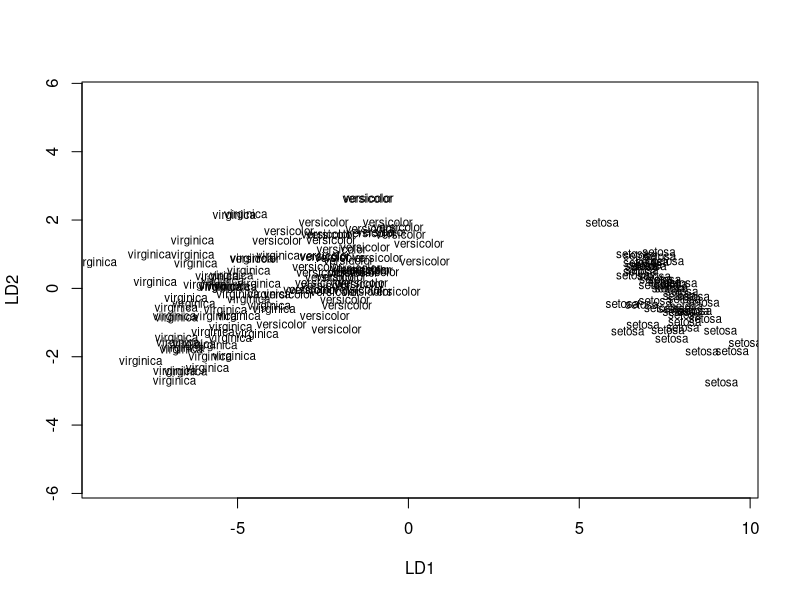
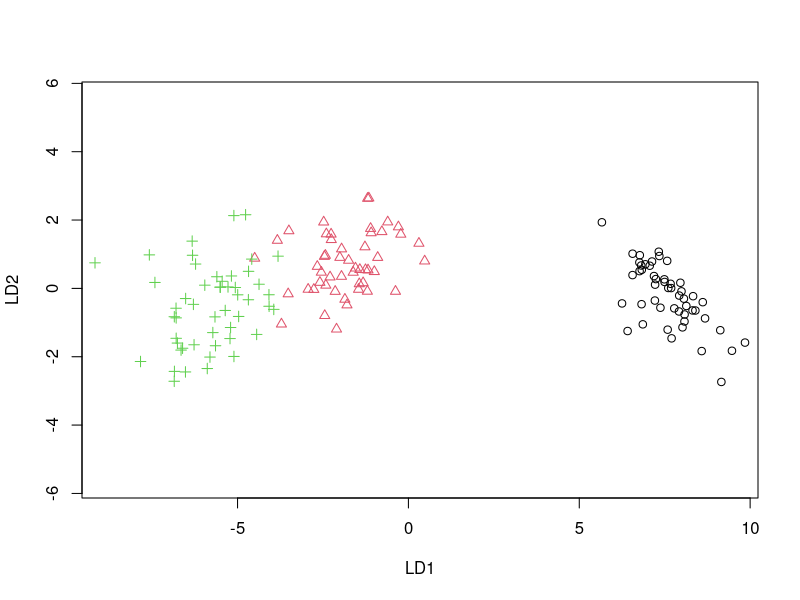
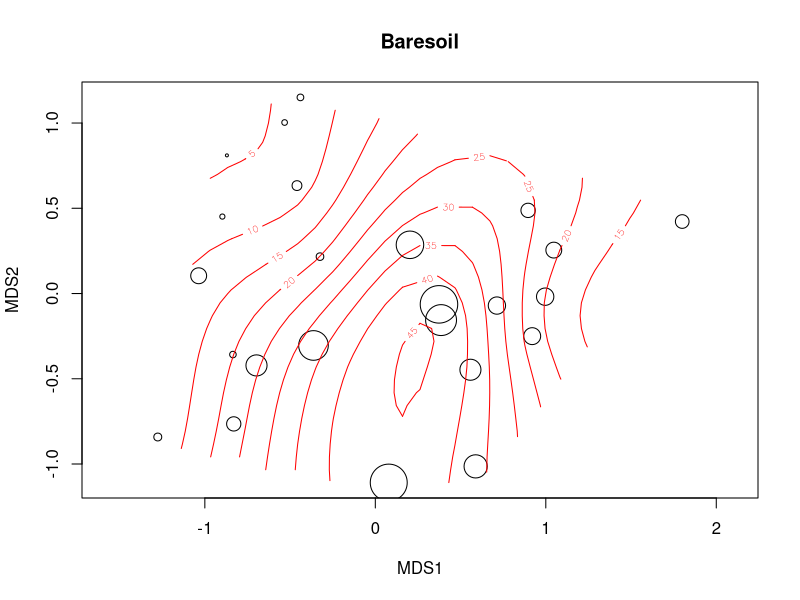

The R script that drew these images, in order:
## Lesson 4: Package Management
## ==

## Objectives:
## 1.  Finding packages
## 2.  Installing and using packages

##############
## Packages ##
##############

## Before we start programming our own R functions, we need to know what is already
## available, how to find it and how to install it on our computer. In addition to the
## core, R can be extended by a wide variety of packages. Individual R packages are
## installed in one or more libraries on your computer/server. The words library and
## package are often used interchangeably, but technically a library is a collection of
## packages.

## As an example, R does not include a function for linear discriminant analysis. There is
## a function in the MASS package that does this. MASS is the package written to accompany
## one of the primary R reference texts, "Modern Applied Statistics with S". MASS is one of
## the recommended R packages, and is included in the standard R distribution. However,
## before you can use it, you need to tell R to fetch it from the library:

library(MASS)

## Now all the functions and help files from MASS are available to you:

?lda

## Here's a quick example. We won't worry about the details.

z <- lda(Species ~ ., iris)
z

## Default plot:
plot(z)

## With colors and symbols:
eqscplot(predict(z)$x, pch = unclass(iris$Species), col = unclass(iris$Species))

######################
## Finding Packages ##
######################

## If you want to use a package that is not distributed with the R basic installation,
## you'll need to download and install it. To get started, the canonical source for R
## packages is found at the R website:

browseURL("http://www.r-project.org")

## The menu-bar on the left side has an entry for CRAN under Download, Packages. CRAN
## stands for the Comprehensive R Archive Network. Click on that link, then pick one of
## the mirrors. All the mirrors have the same information, so just pick one close by.

## (Unfortunately, the R website adheres to cutting-edge web design practice circa 1996,
## which makes it awkward to link to specific pages.)

## A new menu appears on the left. Two key links are: 'packages' and 'task views'.
## Packages provides a list of all the packages submitted to CRAN, sorted by name or date.
## These packages are submitted by the user community. The CRAN system insures that they
## meet minimum code standards, and are installable on your system. It does not insure
## that they are statistically sound or analytically appropriate. It is up to you, or more
## realistically, your research community, to evaluate the packages you use. If a
## particular package is in regular use by your peers, (frequently cited in the
## literature, recommended and/or provided by discipline experts etc), then you may be
## reasonably confident that it does what you need it to do.

## Searching througn packages by their names is tedious. The 'Task Views' contains a
## subset of R packages, grouped by area of interest. For instance, there are task views
## for phylogenetics, genetics, and environmetrics.

## Outside of the CRAN system, you can also find R packages:

browseURL("http://www.bioconductor.org/")

## Note the link to "Install" - there are instructions for getting set with Bioconductor
## on R.

browseURL("http://r-forge.r-project.org/")

## For packages that are under very active development, r-forge will often have the latest
## version, whereas CRAN may be a few weeks or months behind.

#########################
## Installing Packages ##
#########################

## Getting a package from CRAN is very easy. Lets try the vegan pacakge, which contains
## many useful functions for vegetation analysis. The easiest way to start is simply to
## tell R you want to install packages:

install.packages()

## R will open up a new window and prompt you to select a repository. Then you will be
## offered a list of packages to choose from. If you do not have permission to install
## files to the root R installation, R will offer to install them to your personal home
## directory instead.

## Once this is done, you can now load the vegan library and start using it:

library(vegan)

## An ordination example from the vegan documentation:

data(varespec)
data(varechem)
vare.dist <- vegdist(varespec)
vare.mds <- monoMDS(vare.dist)
with(varechem, ordisurf(vare.mds, Baresoil, bubble = 5))

## Again, we won't worry about the details for this code.

## Once a package is loaded, it will remain loaded for the rest of your R session. It is
## usually not a problem to have a package loaded if you're not using it. However, it is
## good practice to only load packages if you are going to use them.
